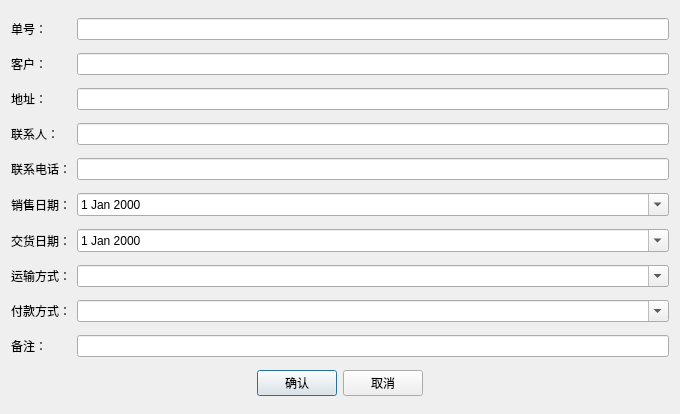
<?xml version="1.0" encoding="UTF-8"?>
<ui version="4.0">
 <class>Dialog</class>
 <widget class="QDialog" name="Dialog">
  <property name="geometry">
   <rect>
    <x>0</x>
    <y>0</y>
    <width>680</width>
    <height>414</height>
   </rect>
  </property>
  <property name="windowTitle">
   <string>编辑销售订单</string>
  </property>
  <layout class="QGridLayout" name="gridLayout">
   <item row="12" column="0">
    <widget class="QLabel" name="label_4">
     <property name="text">
      <string>备注：</string>
     </property>
    </widget>
   </item>
   <item row="12" column="1">
    <widget class="QLineEdit" name="lineEdit_remark"/>
   </item>
   <item row="1" column="1">
    <widget class="ComboLine" name="lineEdit_client">
     <property name="enabled">
      <bool>true</bool>
     </property>
     <property name="focusPolicy">
      <enum>Qt::StrongFocus</enum>
     </property>
    </widget>
   </item>
   <item row="11" column="0">
    <widget class="QLabel" name="label_7">
     <property name="text">
      <string>付款方式：</string>
     </property>
    </widget>
   </item>
   <item row="5" column="1">
    <widget class="QLineEdit" name="lineEdit_telno"/>
   </item>
   <item row="5" column="0">
    <widget class="QLabel" name="label_6">
     <property name="text">
      <string>联系电话：</string>
     </property>
    </widget>
   </item>
   <item row="9" column="0">
    <widget class="QLabel" name="label_9">
     <property name="text">
      <string>交货日期：</string>
     </property>
    </widget>
   </item>
   <item row="11" column="1">
    <widget class="QComboBox" name="comboBox_paymethod">
     <property name="editable">
      <bool>true</bool>
     </property>
    </widget>
   </item>
   <item row="10" column="1">
    <widget class="QComboBox" name="comboBox_conveyance">
     <property name="editable">
      <bool>true</bool>
     </property>
    </widget>
   </item>
   <item row="9" column="1">
    <widget class="QDateEdit" name="dateEdit_deliverydate">
     <property name="calendarPopup">
      <bool>true</bool>
     </property>
    </widget>
   </item>
   <item row="3" column="1">
    <widget class="QLineEdit" name="lineEdit_deliveryplace"/>
   </item>
   <item row="13" column="0" colspan="2">
    <layout class="QHBoxLayout" name="horizontalLayout_2">
     <item>
      <spacer name="horizontalSpacer_2">
       <property name="orientation">
        <enum>Qt::Horizontal</enum>
       </property>
       <property name="sizeHint" stdset="0">
        <size>
         <width>40</width>
         <height>20</height>
        </size>
       </property>
      </spacer>
     </item>
     <item>
      <widget class="QPushButton" name="pushButton_accept">
       <property name="text">
        <string>确认</string>
       </property>
      </widget>
     </item>
     <item>
      <widget class="QPushButton" name="pushButton_cancel">
       <property name="text">
        <string>取消</string>
       </property>
      </widget>
     </item>
     <item>
      <spacer name="horizontalSpacer">
       <property name="orientation">
        <enum>Qt::Horizontal</enum>
       </property>
       <property name="sizeHint" stdset="0">
        <size>
         <width>40</width>
         <height>20</height>
        </size>
       </property>
      </spacer>
     </item>
    </layout>
   </item>
   <item row="1" column="0">
    <widget class="QLabel" name="label">
     <property name="text">
      <string>客户：</string>
     </property>
    </widget>
   </item>
   <item row="10" column="0">
    <widget class="QLabel" name="label_10">
     <property name="text">
      <string>运输方式：</string>
     </property>
    </widget>
   </item>
   <item row="4" column="1">
    <widget class="QLineEdit" name="lineEdit_linkman"/>
   </item>
   <item row="3" column="0">
    <widget class="QLabel" name="label_2">
     <property name="text">
      <string>地址：</string>
     </property>
    </widget>
   </item>
   <item row="8" column="0">
    <widget class="QLabel" name="label_8">
     <property name="text">
      <string>销售日期：</string>
     </property>
    </widget>
   </item>
   <item row="8" column="1">
    <widget class="QDateEdit" name="dateEdit_saledate">
     <property name="calendarPopup">
      <bool>true</bool>
     </property>
    </widget>
   </item>
   <item row="4" column="0">
    <widget class="QLabel" name="label_3">
     <property name="text">
      <string>联系人：</string>
     </property>
    </widget>
   </item>
   <item row="0" column="0">
    <widget class="QLabel" name="label_5">
     <property name="text">
      <string>单号：</string>
     </property>
    </widget>
   </item>
   <item row="0" column="1">
    <widget class="QLineEdit" name="lineEdit_paperno"/>
   </item>
  </layout>
  <zorder>comboBox_paymethod</zorder>
  <zorder>lineEdit_linkman</zorder>
  <zorder>comboBox_conveyance</zorder>
  <zorder>dateEdit_deliverydate</zorder>
  <zorder>dateEdit_saledate</zorder>
  <zorder>lineEdit_deliveryplace</zorder>
  <zorder>lineEdit_telno</zorder>
  <zorder>label_4</zorder>
  <zorder>label_7</zorder>
  <zorder>label_6</zorder>
  <zorder>label_9</zorder>
  <zorder>label</zorder>
  <zorder>label_10</zorder>
  <zorder>label_2</zorder>
  <zorder>label_8</zorder>
  <zorder>label_3</zorder>
  <zorder>label_5</zorder>
  <zorder>lineEdit_paperno</zorder>
  <zorder>lineEdit_client</zorder>
  <zorder>lineEdit_remark</zorder>
 </widget>
 <customwidgets>
  <customwidget>
   <class>ComboLine</class>
   <extends>QLineEdit</extends>
   <header>lib.mywidget.comboline.h</header>
  </customwidget>
 </customwidgets>
 <tabstops>
  <tabstop>lineEdit_paperno</tabstop>
  <tabstop>lineEdit_client</tabstop>
  <tabstop>lineEdit_deliveryplace</tabstop>
  <tabstop>lineEdit_linkman</tabstop>
  <tabstop>lineEdit_telno</tabstop>
  <tabstop>dateEdit_saledate</tabstop>
  <tabstop>dateEdit_deliverydate</tabstop>
  <tabstop>comboBox_conveyance</tabstop>
  <tabstop>comboBox_paymethod</tabstop>
  <tabstop>lineEdit_remark</tabstop>
  <tabstop>pushButton_accept</tabstop>
  <tabstop>pushButton_cancel</tabstop>
 </tabstops>
 <resources/>
 <connections/>
</ui>
